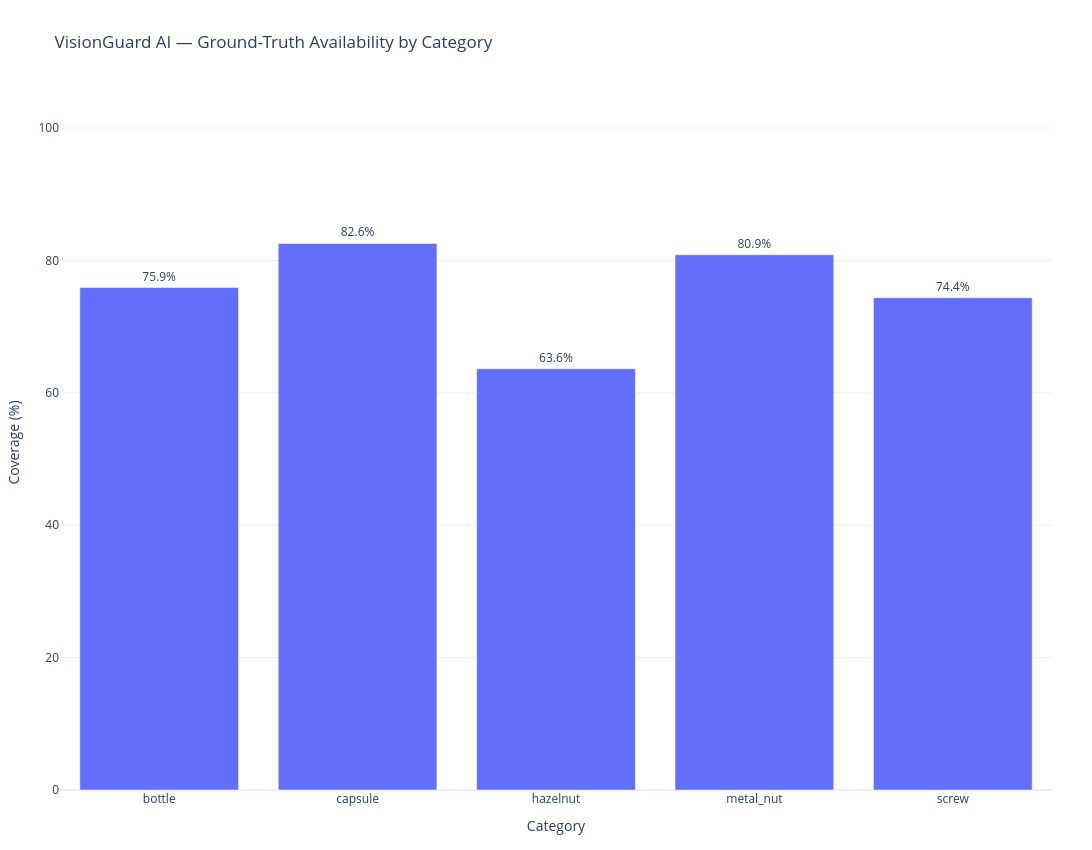

Here is the notebook cell this chart was saved with:
### Code cell
fig = px.bar(
    ground_truth_coverage_df,
    x="Category",
    y="Coverage (%)",
    text="Coverage (%)",
    title="VisionGuard AI — Ground-Truth Availability by Category",
    template="plotly_white",
)

fig.update_traces(
    texttemplate="%{y:.1f}%",
    textposition="outside",
)

fig.update_yaxes(range=[0, 105])

finalize_plotly(
    fig,
    "VisionGuard AI — Ground-Truth Availability by Category",
)

### Figure 1 — Plotly figure (JSON) as saved in the notebook; plotly's stock layout.template omitted (floating-point values rounded to 4 significant figures)
{"data": [{"hovertemplate": "Category=%{x}<br>Coverage (%)=%{text}<extra></extra>", "legendgroup": "", "marker": {"color": "#636efa", "pattern": {"shape": ""}}, "name": "", "orientation": "v", "showlegend": false, "text": [75.9, 82.58, 63.64, 80.87, 74.38], "textposition": "outside", "texttemplate": "%{y:.1f}%", "type": "bar", "x": ["bottle", "capsule", "hazelnut", "metal_nut", "screw"], "xaxis": "x", "y": [75.9, 82.58, 63.64, 80.87, 74.38], "yaxis": "y"}], "layout": {"barmode": "relative", "height": 850, "legend": {"tracegroupgap": 0}, "margin": {"b": 60, "l": 60, "r": 40, "t": 95}, "title": {"text": "VisionGuard AI — Ground-Truth Availability by Category"}, "width": 1400, "xaxis": {"anchor": "y", "domain": [0, 1], "title": {"text": "Category"}}, "yaxis": {"anchor": "x", "domain": [0, 1], "range": [0, 105], "title": {"text": "Coverage (%)"}}}}
